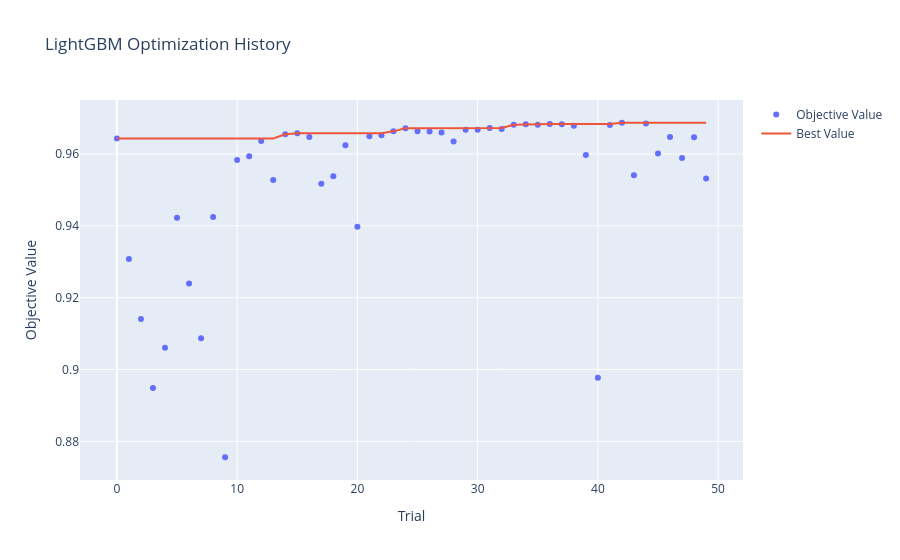

Notebook code cell kept with this figure:
### Markdown cell above
---
## 8. Optuna Visualization

### Code cell
# LightGBM Optimization History
fig_lgb_history = plot_optimization_history(study_lgb)
fig_lgb_history.update_layout(title="LightGBM Optimization History")
fig_lgb_history.show()

### Figure 1 — Plotly figure (JSON) as saved in the notebook; plotly's stock layout.template omitted (floating-point values rounded to 4 significant figures)
{"data": [{"mode": "markers", "name": "Objective Value", "type": "scatter", "x": [0, 1, 2, 3, 4, 5, 6, 7, 8, 9, 10, 11, 12, 13, 14, 15, 16, 17, 18, 19, 20, 21, 22, 23, 24, 25, 26, 27, 28, 29, 30, 31, 32, 33, 34, 35, 36, 37, 38, 39, 40, 41, 42, 43, 44, 45, 46, 47, 48, 49], "y": [0.9643, 0.9308, 0.9141, 0.8949, 0.906, 0.9423, 0.924, 0.9087, 0.9425, 0.8756, 0.9583, 0.9594, 0.9636, 0.9528, 0.9655, 0.9658, 0.9647, 0.9517, 0.9538, 0.9624, 0.9398, 0.9649, 0.9653, 0.9663, 0.9671, 0.9663, 0.9662, 0.966, 0.9635, 0.9668, 0.9668, 0.9672, 0.967, 0.9681, 0.9683, 0.9682, 0.9683, 0.9683, 0.9679, 0.9597, 0.8977, 0.9681, 0.9687, 0.9541, 0.9685, 0.9602, 0.9648, 0.9589, 0.9647, 0.9532]}, {"mode": "lines", "name": "Best Value", "type": "scatter", "x": [0, 1, 2, 3, 4, 5, 6, 7, 8, 9, 10, 11, 12, 13, 14, 15, 16, 17, 18, 19, 20, 21, 22, 23, 24, 25, 26, 27, 28, 29, 30, 31, 32, 33, 34, 35, 36, 37, 38, 39, 40, 41, 42, 43, 44, 45, 46, 47, 48, 49], "y": [0.9643, 0.9643, 0.9643, 0.9643, 0.9643, 0.9643, 0.9643, 0.9643, 0.9643, 0.9643, 0.9643, 0.9643, 0.9643, 0.9643, 0.9655, 0.9658, 0.9658, 0.9658, 0.9658, 0.9658, 0.9658, 0.9658, 0.9658, 0.9663, 0.9671, 0.9671, 0.9671, 0.9671, 0.9671, 0.9671, 0.9671, 0.9672, 0.9672, 0.9681, 0.9683, 0.9683, 0.9683, 0.9683, 0.9683, 0.9683, 0.9683, 0.9683, 0.9687, 0.9687, 0.9687, 0.9687, 0.9687, 0.9687, 0.9687, 0.9687]}, {"marker": {"color": "#cccccc"}, "mode": "markers", "name": "Infeasible Trial", "showlegend": false, "type": "scatter", "x": [], "y": []}], "layout": {"title": {"text": "LightGBM Optimization History"}, "xaxis": {"title": {"text": "Trial"}}, "yaxis": {"title": {"text": "Objective Value"}}}}
